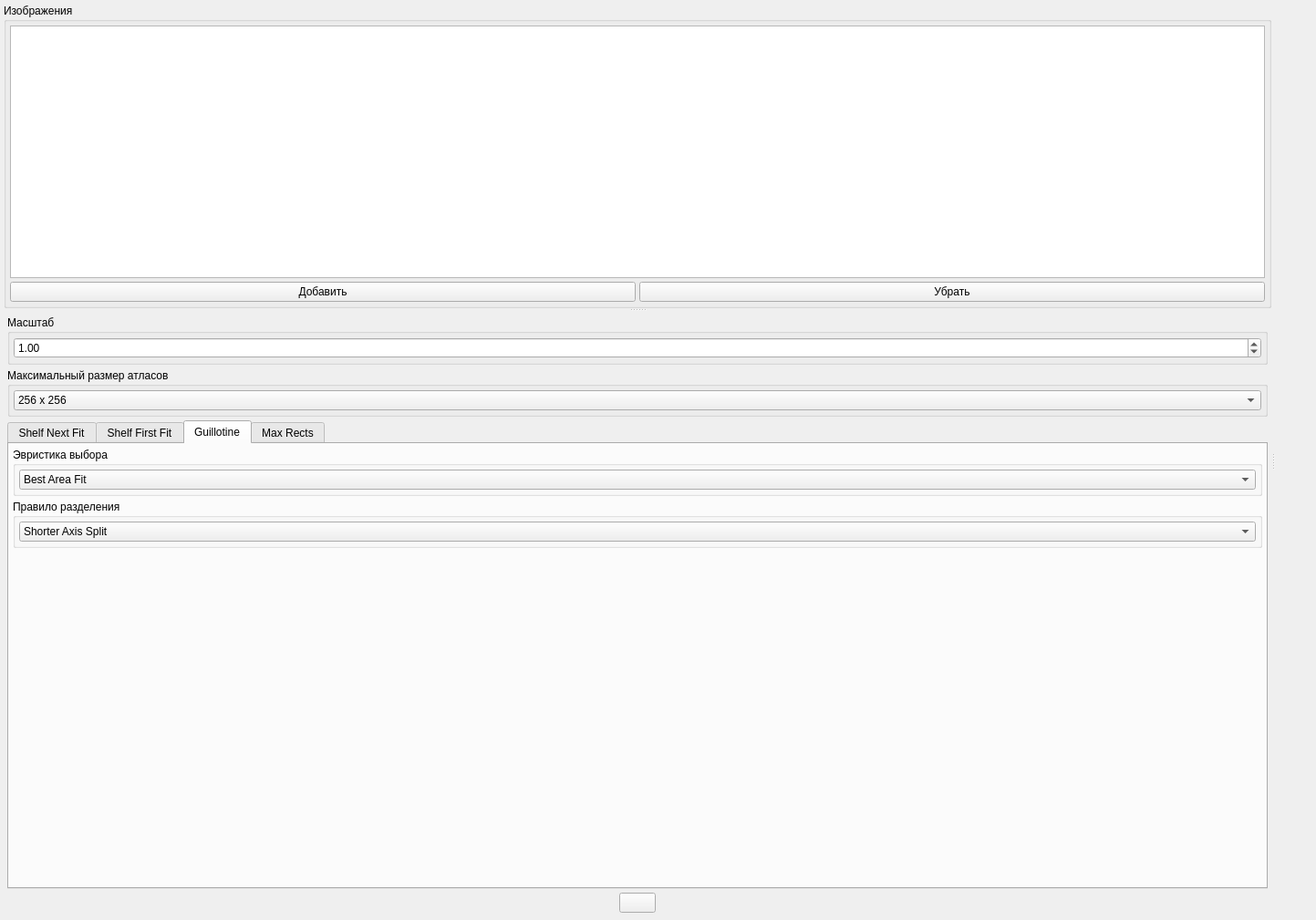
<?xml version="1.0" encoding="UTF-8"?>
<ui version="4.0">
 <class>ScreamingMercury</class>
 <widget class="QWidget" name="ScreamingMercury">
  <property name="geometry">
   <rect>
    <x>0</x>
    <y>0</y>
    <width>1443</width>
    <height>1009</height>
   </rect>
  </property>
  <property name="windowTitle">
   <string>Кричащая ртуть - упаковщик текстур</string>
  </property>
  <property name="windowIcon">
   <iconset resource="resources.qrc">
    <normaloff>:/main/screwdriver.png</normaloff>:/main/screwdriver.png</iconset>
  </property>
  <layout class="QHBoxLayout" name="horizontalLayout_3">
   <item>
    <widget class="QSplitter" name="splitter_2">
     <property name="orientation">
      <enum>Qt::Horizontal</enum>
     </property>
     <widget class="QSplitter" name="splitter">
      <property name="orientation">
       <enum>Qt::Vertical</enum>
      </property>
      <widget class="QGroupBox" name="groupBox_2">
       <property name="title">
        <string>Изображения</string>
       </property>
       <layout class="QVBoxLayout" name="verticalLayout">
        <item>
         <widget class="QListView" name="imageList"/>
        </item>
        <item>
         <layout class="QHBoxLayout" name="horizontalLayout">
          <item>
           <widget class="QPushButton" name="addImages">
            <property name="toolTip">
             <string>Добавить папку с изображениями</string>
            </property>
            <property name="text">
             <string>Добавить</string>
            </property>
            <property name="icon">
             <iconset resource="resources.qrc">
              <normaloff>:/main/list_add.png</normaloff>:/main/list_add.png</iconset>
            </property>
            <property name="iconSize">
             <size>
              <width>24</width>
              <height>24</height>
             </size>
            </property>
           </widget>
          </item>
          <item>
           <widget class="QPushButton" name="removeImage">
            <property name="toolTip">
             <string>Убрать выделенное изображение</string>
            </property>
            <property name="whatsThis">
             <string/>
            </property>
            <property name="text">
             <string>Убрать</string>
            </property>
            <property name="icon">
             <iconset resource="resources.qrc">
              <normaloff>:/main/trash_green_full.png</normaloff>:/main/trash_green_full.png</iconset>
            </property>
            <property name="iconSize">
             <size>
              <width>24</width>
              <height>24</height>
             </size>
            </property>
            <property name="shortcut">
             <string/>
            </property>
           </widget>
          </item>
         </layout>
        </item>
       </layout>
      </widget>
      <widget class="QWidget" name="">
       <layout class="QVBoxLayout" name="verticalLayout_3">
        <item>
         <widget class="QGroupBox" name="groupBox_5">
          <property name="title">
           <string>Масштаб</string>
          </property>
          <layout class="QVBoxLayout" name="verticalLayout_8">
           <item>
            <widget class="QDoubleSpinBox" name="scale">
             <property name="minimum">
              <double>0.050000000000000</double>
             </property>
             <property name="maximum">
              <double>10.000000000000000</double>
             </property>
             <property name="singleStep">
              <double>0.050000000000000</double>
             </property>
             <property name="value">
              <double>1.000000000000000</double>
             </property>
            </widget>
           </item>
          </layout>
         </widget>
        </item>
        <item>
         <widget class="QGroupBox" name="groupBox">
          <property name="title">
           <string>Максимальный размер атласов</string>
          </property>
          <layout class="QVBoxLayout" name="verticalLayout_2">
           <item>
            <widget class="QComboBox" name="comboBoxBinSize">
             <item>
              <property name="text">
               <string>256 x 256</string>
              </property>
             </item>
             <item>
              <property name="text">
               <string>512 x 512</string>
              </property>
             </item>
             <item>
              <property name="text">
               <string>1024 x 1024</string>
              </property>
             </item>
             <item>
              <property name="text">
               <string>2048 x 2048</string>
              </property>
             </item>
             <item>
              <property name="text">
               <string>4096 x 4096</string>
              </property>
             </item>
             <item>
              <property name="text">
               <string>8192 x 8192</string>
              </property>
             </item>
            </widget>
           </item>
          </layout>
         </widget>
        </item>
        <item>
         <widget class="QTabWidget" name="tabWidget">
          <property name="currentIndex">
           <number>2</number>
          </property>
          <widget class="QWidget" name="tabShelfNextFit">
           <attribute name="title">
            <string>Shelf Next Fit</string>
           </attribute>
          </widget>
          <widget class="QWidget" name="tabShelfFirstFit">
           <attribute name="title">
            <string>Shelf First Fit</string>
           </attribute>
          </widget>
          <widget class="QWidget" name="tabGuillotine">
           <attribute name="title">
            <string>Guillotine</string>
           </attribute>
           <layout class="QVBoxLayout" name="verticalLayout_4">
            <item>
             <widget class="QGroupBox" name="groupBox_3">
              <property name="title">
               <string>Эвристика выбора</string>
              </property>
              <layout class="QVBoxLayout" name="verticalLayout_6">
               <item>
                <widget class="QComboBox" name="comboBox">
                 <item>
                  <property name="text">
                   <string>Best Area Fit</string>
                  </property>
                 </item>
                 <item>
                  <property name="text">
                   <string>Best Short Side Fit</string>
                  </property>
                 </item>
                 <item>
                  <property name="text">
                   <string>Best Long Side Fit</string>
                  </property>
                 </item>
                 <item>
                  <property name="text">
                   <string>Worst Fit</string>
                  </property>
                 </item>
                </widget>
               </item>
              </layout>
             </widget>
            </item>
            <item>
             <widget class="QGroupBox" name="groupBox_4">
              <property name="title">
               <string>Правило разделения</string>
              </property>
              <layout class="QVBoxLayout" name="verticalLayout_5">
               <item>
                <widget class="QComboBox" name="comboBox_2">
                 <item>
                  <property name="text">
                   <string>Shorter Axis Split</string>
                  </property>
                 </item>
                 <item>
                  <property name="text">
                   <string>Longer Axis Split</string>
                  </property>
                 </item>
                 <item>
                  <property name="text">
                   <string>Shorter Leftover Axis Split</string>
                  </property>
                 </item>
                 <item>
                  <property name="text">
                   <string>Longer Leftover Axis Split</string>
                  </property>
                 </item>
                 <item>
                  <property name="text">
                   <string>Max Area Split</string>
                  </property>
                 </item>
                 <item>
                  <property name="text">
                   <string>Min Area Split</string>
                  </property>
                 </item>
                </widget>
               </item>
              </layout>
             </widget>
            </item>
            <item>
             <spacer name="verticalSpacer">
              <property name="orientation">
               <enum>Qt::Vertical</enum>
              </property>
              <property name="sizeHint" stdset="0">
               <size>
                <width>20</width>
                <height>197</height>
               </size>
              </property>
             </spacer>
            </item>
           </layout>
          </widget>
          <widget class="QWidget" name="tabMaxRects">
           <attribute name="title">
            <string>Max Rects</string>
           </attribute>
          </widget>
         </widget>
        </item>
        <item>
         <layout class="QHBoxLayout" name="horizontalLayout_2">
          <item>
           <spacer name="horizontalSpacer">
            <property name="orientation">
             <enum>Qt::Horizontal</enum>
            </property>
            <property name="sizeHint" stdset="0">
             <size>
              <width>40</width>
              <height>20</height>
             </size>
            </property>
           </spacer>
          </item>
          <item>
           <widget class="QPushButton" name="start">
            <property name="toolTip">
             <string>Поехали!</string>
            </property>
            <property name="text">
             <string/>
            </property>
            <property name="icon">
             <iconset resource="resources.qrc">
              <normaloff>:/main/start.png</normaloff>:/main/start.png</iconset>
            </property>
            <property name="iconSize">
             <size>
              <width>128</width>
              <height>128</height>
             </size>
            </property>
           </widget>
          </item>
          <item>
           <spacer name="horizontalSpacer_2">
            <property name="orientation">
             <enum>Qt::Horizontal</enum>
            </property>
            <property name="sizeHint" stdset="0">
             <size>
              <width>40</width>
              <height>20</height>
             </size>
            </property>
           </spacer>
          </item>
         </layout>
        </item>
       </layout>
      </widget>
     </widget>
     <widget class="QWidget" name="layoutWidget">
      <layout class="QVBoxLayout" name="work_layout"/>
     </widget>
    </widget>
   </item>
  </layout>
 </widget>
 <layoutdefault spacing="4" margin="4"/>
 <resources>
  <include location="resources.qrc"/>
 </resources>
 <connections/>
 <designerdata>
  <property name="gridDeltaX">
   <number>6</number>
  </property>
  <property name="gridDeltaY">
   <number>6</number>
  </property>
  <property name="gridSnapX">
   <bool>true</bool>
  </property>
  <property name="gridSnapY">
   <bool>true</bool>
  </property>
  <property name="gridVisible">
   <bool>true</bool>
  </property>
 </designerdata>
</ui>
